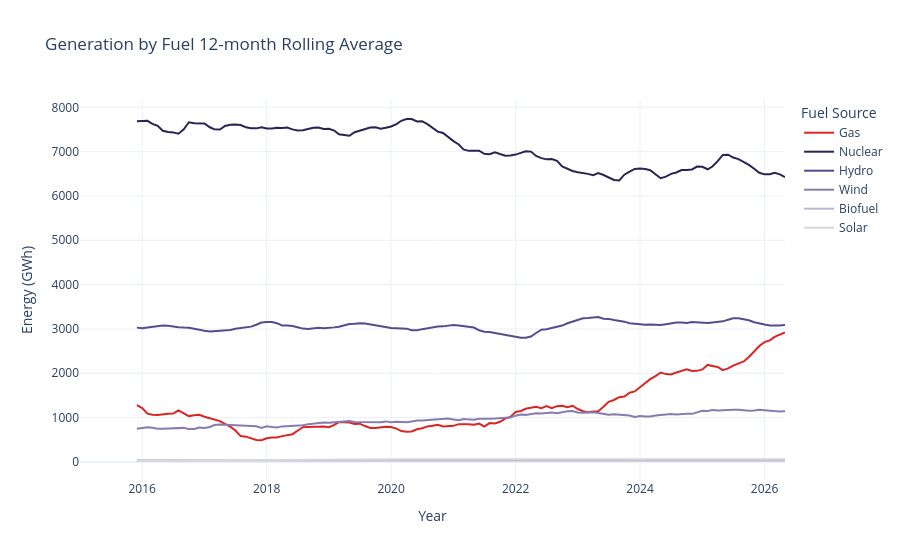

Notebook cell for this chart:
### Markdown cell above
## 3. Dissecting the Generation Mix: Fuel-by-Fuel Analysis
Demand and generation are locked in a near-identical climb. To understand *which* fuels are actively scaling up to support this demand hike, we must separate the total generation profile into its standalone fuel assets.

### Code cell
# Rendering individual rolling averages for all fuel sources

line = px.line(
    data_frame=df_gen_roll,
    x='month',
    y='rolling_avg_fuel_12m',
    color='fuel',
    labels={
        'month': 'Year',
        'rolling_avg_fuel_12m': 'Energy (GWh)',
        'fuel': 'Fuel Source'
    },
    color_discrete_map=GLOBAL_COLOR_PALETTE,
    title='Generation by Fuel 12-month Rolling Average',
    category_orders={
        'fuel': ['Gas', 'Nuclear', 'Hydro', 'Wind', 'Biofuel', 'Solar']
    }
)

line.update_traces(
    hovertemplate=(
        "<b>%{y:,.2f} GWh</b>"
    ),
)

line.update_layout(
    template='plotly_white',
    hovermode='x unified',
    hoverlabel=dict(bgcolor='rgba(255,255,255,0.7)'),
)

line.show()

### Figure 1 — Plotly figure (JSON) as saved in the notebook; plotly's stock layout.template omitted (floating-point values rounded to 4 significant figures; data arrays with more than 128 entries replaced by an {"elided": "..."} marker saying what was removed)
{"data": [{"hovertemplate": "<b>%{y:,.2f} GWh</b>", "legendgroup": "Gas", "line": {"color": "#D92525", "dash": "solid"}, "marker": {"symbol": "circle"}, "mode": "lines", "name": "Gas", "orientation": "v", "showlegend": true, "x": {"elided": "137 str values"}, "xaxis": "x", "y": {"elided": "137 float values"}, "yaxis": "y", "type": "scatter"}, {"hovertemplate": "<b>%{y:,.2f} GWh</b>", "legendgroup": "Nuclear", "line": {"color": "#2E2252", "dash": "solid"}, "marker": {"symbol": "circle"}, "mode": "lines", "name": "Nuclear", "orientation": "v", "showlegend": true, "x": {"elided": "137 str values"}, "xaxis": "x", "y": {"elided": "137 float values"}, "yaxis": "y", "type": "scatter"}, {"hovertemplate": "<b>%{y:,.2f} GWh</b>", "legendgroup": "Hydro", "line": {"color": "#554B8D", "dash": "solid"}, "marker": {"symbol": "circle"}, "mode": "lines", "name": "Hydro", "orientation": "v", "showlegend": true, "x": {"elided": "137 str values"}, "xaxis": "x", "y": {"elided": "137 float values"}, "yaxis": "y", "type": "scatter"}, {"hovertemplate": "<b>%{y:,.2f} GWh</b>", "legendgroup": "Wind", "line": {"color": "#867CAE", "dash": "solid"}, "marker": {"symbol": "circle"}, "mode": "lines", "name": "Wind", "orientation": "v", "showlegend": true, "x": {"elided": "137 str values"}, "xaxis": "x", "y": {"elided": "137 float values"}, "yaxis": "y", "type": "scatter"}, {"hovertemplate": "<b>%{y:,.2f} GWh</b>", "legendgroup": "Biofuel", "line": {"color": "#BCB8CD", "dash": "solid"}, "marker": {"symbol": "circle"}, "mode": "lines", "name": "Biofuel", "orientation": "v", "showlegend": true, "x": {"elided": "137 str values"}, "xaxis": "x", "y": {"elided": "137 float values"}, "yaxis": "y", "type": "scatter"}, {"hovertemplate": "<b>%{y:,.2f} GWh</b>", "legendgroup": "Solar", "line": {"color": "#D8D5DF", "dash": "solid"}, "marker": {"symbol": "circle"}, "mode": "lines", "name": "Solar", "orientation": "v", "showlegend": true, "x": {"elided": "137 str values"}, "xaxis": "x", "y": {"elided": "137 float values"}, "yaxis": "y", "type": "scatter"}], "layout": {"xaxis": {"anchor": "y", "domain": [0.0, 1.0], "title": {"text": "Year"}}, "yaxis": {"anchor": "x", "domain": [0.0, 1.0], "title": {"text": "Energy (GWh)"}}, "legend": {"title": {"text": "Fuel Source"}, "tracegroupgap": 0}, "title": {"text": "Generation by Fuel 12-month Rolling Average"}, "hoverlabel": {"bgcolor": "rgba(255,255,255,0.7)"}, "hovermode": "x unified"}}
